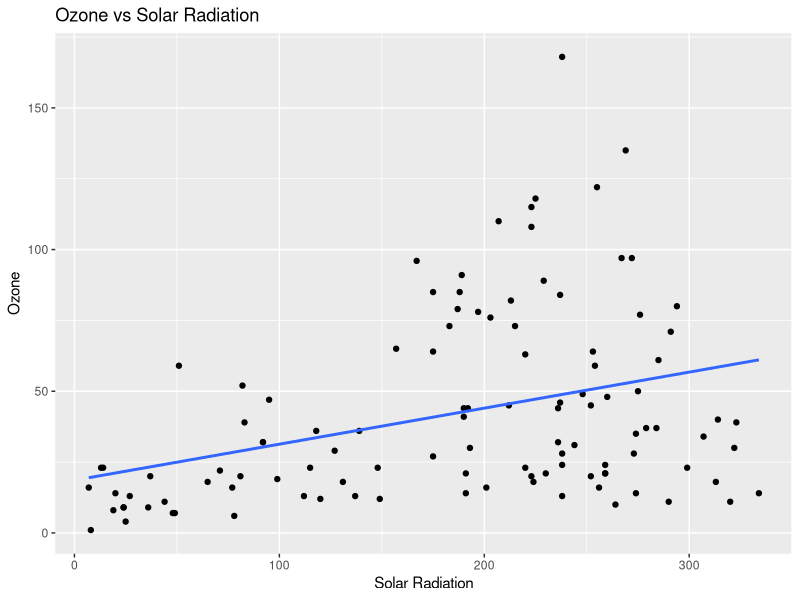
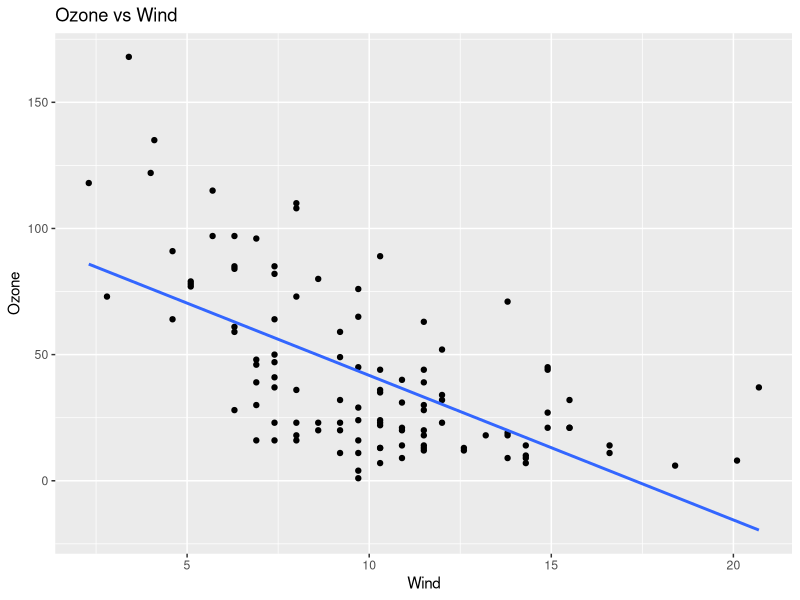
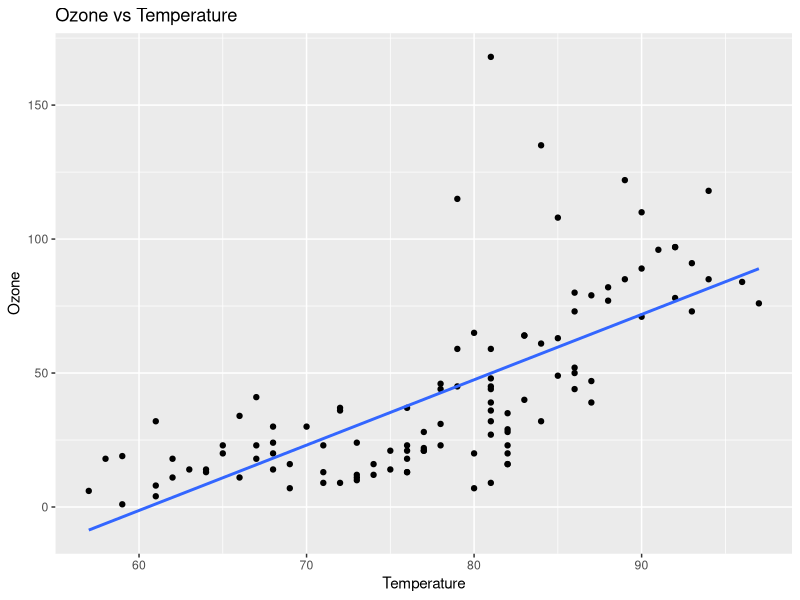
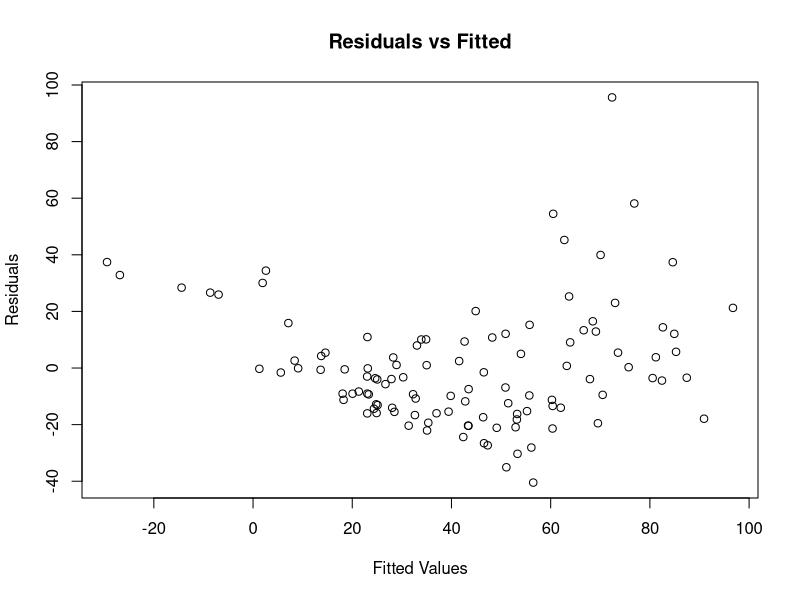
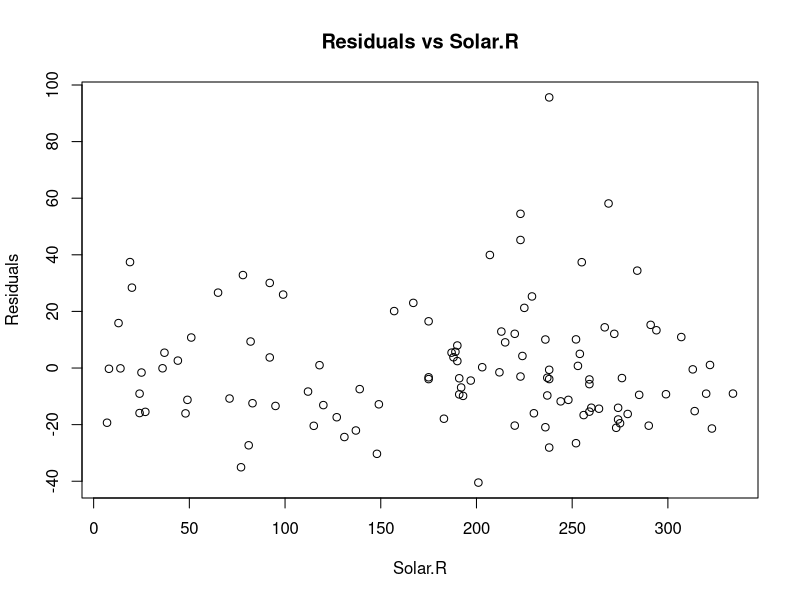
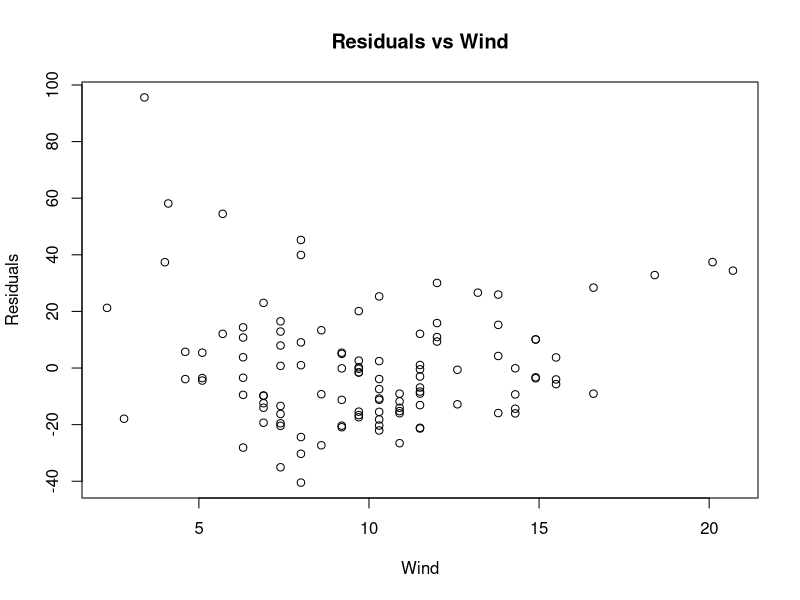
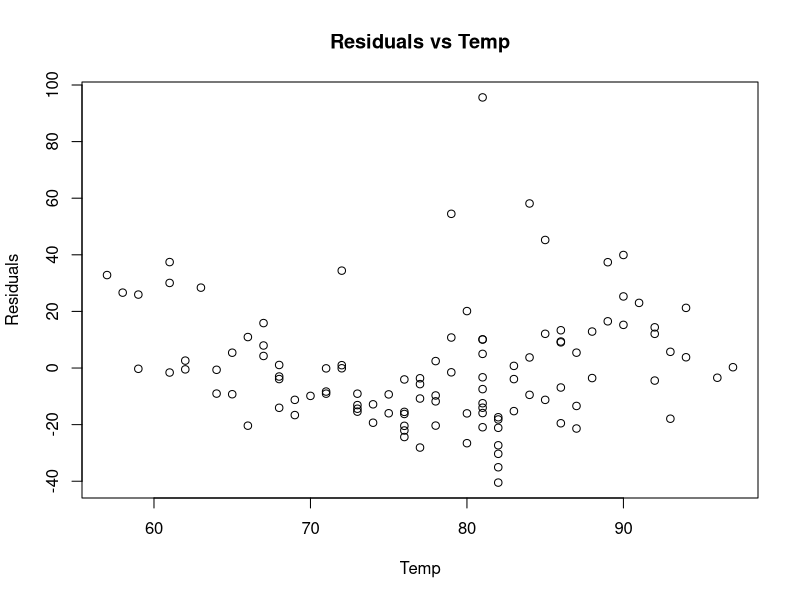
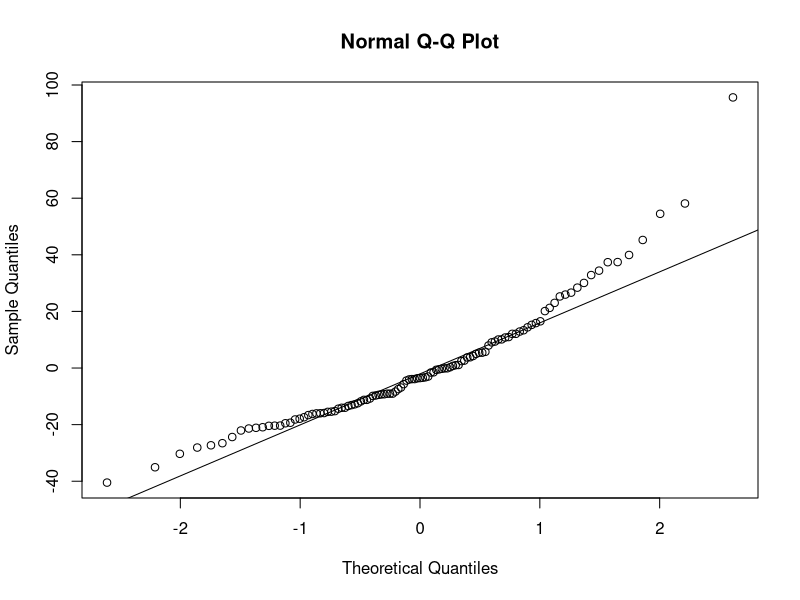

Write R code to recreate these figures, in order.
## ---- chunk 1
    data("airquality")
    airquality_data <- airquality[complete.cases(airquality[, c("Ozone", "Solar.R", "Wind", "Temp")]), ]
    head(airquality_data)
## ---- chunk 2
library(ggplot2)

# Scatterplot for Ozone vs Solar Radiation
ggplot(airquality_data, aes(x = Solar.R, y = Ozone)) +
  geom_point() +
  geom_smooth(method = "lm", se = FALSE) +
  labs(x = "Solar Radiation", y = "Ozone", title = "Ozone vs Solar Radiation")

# Scatterplot for Ozone vs Wind
ggplot(airquality_data, aes(x = Wind, y = Ozone)) +
  geom_point() +
  geom_smooth(method = "lm", se = FALSE) +
  labs(x = "Wind", y = "Ozone", title = "Ozone vs Wind")

# Scatterplot for Ozone vs Temperature
ggplot(airquality_data, aes(x = Temp, y = Ozone)) +
  geom_point() +
  geom_smooth(method = "lm", se = FALSE) +
  labs(x = "Temperature", y = "Ozone", title = "Ozone vs Temperature")

## ---- chunk 3
# Linear regression model
model <- lm(Ozone ~ Solar.R + Wind + Temp, data = airquality_data)

# Summary of the model
summary(model)
## ---- chunk 4
# Confidence intervals for all coefficients
confint(model, "Temp", level = 0.95)
## ---- chunk 5
# ANOVA table
anova_model <- anova(model)
anova_model
## ---- chunk 6
# Sum of Squares for Regression
SSR <- sum((fitted(model) - mean(airquality_data$Ozone))^2)
SSR
## ---- chunk 7
# R-squared and Adjusted R-squared
summary(model)$r.squared
summary(model)$adj.r.squared
## ---- chunk 8
# Residuals
residuals <- resid(model)
fitted_values <- fitted(model)

# Plot residuals against fitted values
plot(fitted_values, residuals, main="Residuals vs Fitted", xlab="Fitted Values", ylab="Residuals")
## ---- chunk 9
plot(airquality_data$Solar.R, residuals, xlab="Solar.R", ylab="Residuals", main="Residuals vs Solar.R")
plot(airquality_data$Wind, residuals, xlab="Wind", ylab="Residuals", main="Residuals vs Wind")
plot(airquality_data$Temp, residuals, xlab="Temp", ylab="Residuals", main="Residuals vs Temp")
## ---- chunk 10
# Normal probability plot
qqnorm(residuals)
qqline(residuals)
## ---- chunk 11
# Prediction for Solar.R=200, Wind=8, Temp=70
new_data <- data.frame(Solar.R = 200, Wind = 8, Temp = 70)
predict(model, new_data, interval = "confidence")
## ---- chunk 12
# Prediction interval for new individual
predict(model, new_data, interval = "prediction")
